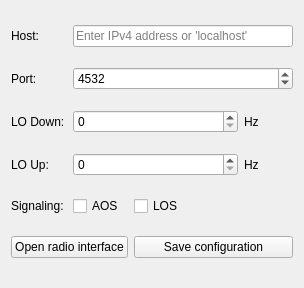
<?xml version="1.0" encoding="UTF-8"?>
<ui version="4.0">
 <class>Radio_connect</class>
 <widget class="QWidget" name="Radio_connect">
  <property name="geometry">
   <rect>
    <x>0</x>
    <y>0</y>
    <width>304</width>
    <height>288</height>
   </rect>
  </property>
  <property name="windowTitle">
   <string>Radio connect</string>
  </property>
  <layout class="QGridLayout" name="gridLayout">
   <item row="2" column="2" colspan="3">
    <widget class="QSpinBox" name="LOdown">
     <property name="buttonSymbols">
      <enum>QAbstractSpinBox::ButtonSymbols::UpDownArrows</enum>
     </property>
     <property name="maximum">
      <number>999999999</number>
     </property>
    </widget>
   </item>
   <item row="5" column="2">
    <widget class="QCheckBox" name="signalAOS">
     <property name="text">
      <string>AOS</string>
     </property>
    </widget>
   </item>
   <item row="6" column="3" colspan="3">
    <widget class="QPushButton" name="saveButton">
     <property name="text">
      <string>Save configuration</string>
     </property>
    </widget>
   </item>
   <item row="1" column="1">
    <widget class="QLabel" name="label_2">
     <property name="text">
      <string>Port:</string>
     </property>
    </widget>
   </item>
   <item row="5" column="1">
    <widget class="QLabel" name="label_8">
     <property name="text">
      <string>Signaling:</string>
     </property>
    </widget>
   </item>
   <item row="3" column="1">
    <widget class="QLabel" name="label_7">
     <property name="text">
      <string>LO Up:</string>
     </property>
    </widget>
   </item>
   <item row="3" column="5">
    <widget class="QLabel" name="label_10">
     <property name="text">
      <string>Hz</string>
     </property>
    </widget>
   </item>
   <item row="5" column="3">
    <widget class="QCheckBox" name="signalLOS">
     <property name="text">
      <string>LOS</string>
     </property>
    </widget>
   </item>
   <item row="0" column="1">
    <widget class="QLabel" name="label">
     <property name="text">
      <string>Host: </string>
     </property>
    </widget>
   </item>
   <item row="0" column="2" colspan="4">
    <widget class="QLineEdit" name="ipBox">
     <property name="placeholderText">
      <string>Enter IPv4 address or 'localhost'</string>
     </property>
    </widget>
   </item>
   <item row="6" column="1" colspan="2">
    <widget class="QPushButton" name="connectButton">
     <property name="text">
      <string>Open radio interface</string>
     </property>
    </widget>
   </item>
   <item row="2" column="1">
    <widget class="QLabel" name="label_6">
     <property name="text">
      <string>LO Down:</string>
     </property>
    </widget>
   </item>
   <item row="2" column="5">
    <widget class="QLabel" name="label_9">
     <property name="text">
      <string>Hz</string>
     </property>
    </widget>
   </item>
   <item row="1" column="2" colspan="4">
    <widget class="QSpinBox" name="portBox">
     <property name="maximum">
      <number>65535</number>
     </property>
     <property name="value">
      <number>4532</number>
     </property>
    </widget>
   </item>
   <item row="3" column="2" colspan="3">
    <widget class="QSpinBox" name="LOup">
     <property name="maximum">
      <number>999999999</number>
     </property>
    </widget>
   </item>
  </layout>
 </widget>
 <resources/>
 <connections/>
</ui>
